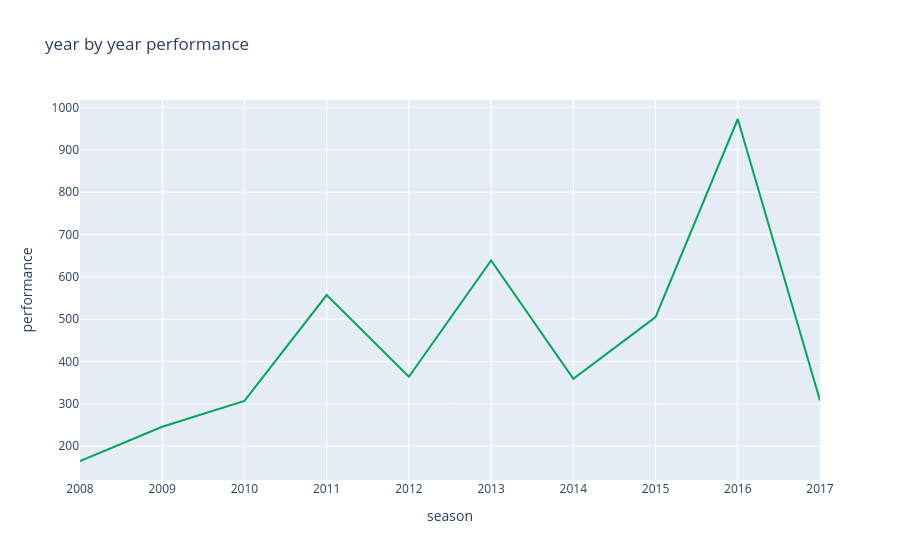

The notebook cell saved with this chart:
### Code cell
trace=go.Scatter(x=performance['season'],y=performance['batsman_runs'],mode='lines',marker={'color':'#00a65a'})
data=[trace]
layout=go.Layout(title='year by year performance',xaxis={'title':'season'},yaxis={'title':'performance'})
fig=go.Figure(data=data,layout=layout)
fig.show()

### Figure 1 — Plotly figure (JSON) as saved in the notebook; plotly's stock layout.template omitted (floating-point values rounded to 4 significant figures)
{"data": [{"marker": {"color": "#00a65a"}, "mode": "lines", "type": "scatter", "x": [2008, 2009, 2010, 2011, 2012, 2013, 2014, 2015, 2016, 2017], "y": [165, 246, 307, 557, 364, 639, 359, 505, 973, 308]}], "layout": {"title": {"text": "year by year performance"}, "xaxis": {"title": {"text": "season"}}, "yaxis": {"title": {"text": "performance"}}}}
